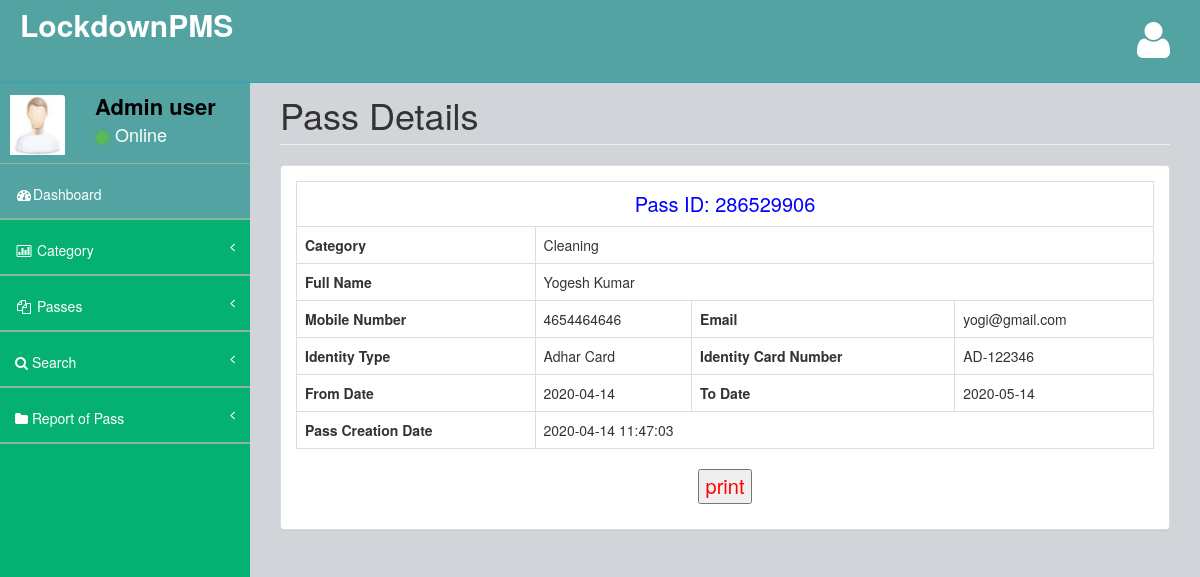
The app's page /admin/view-pass-detail.php?viewid=1 (signed in), older data.
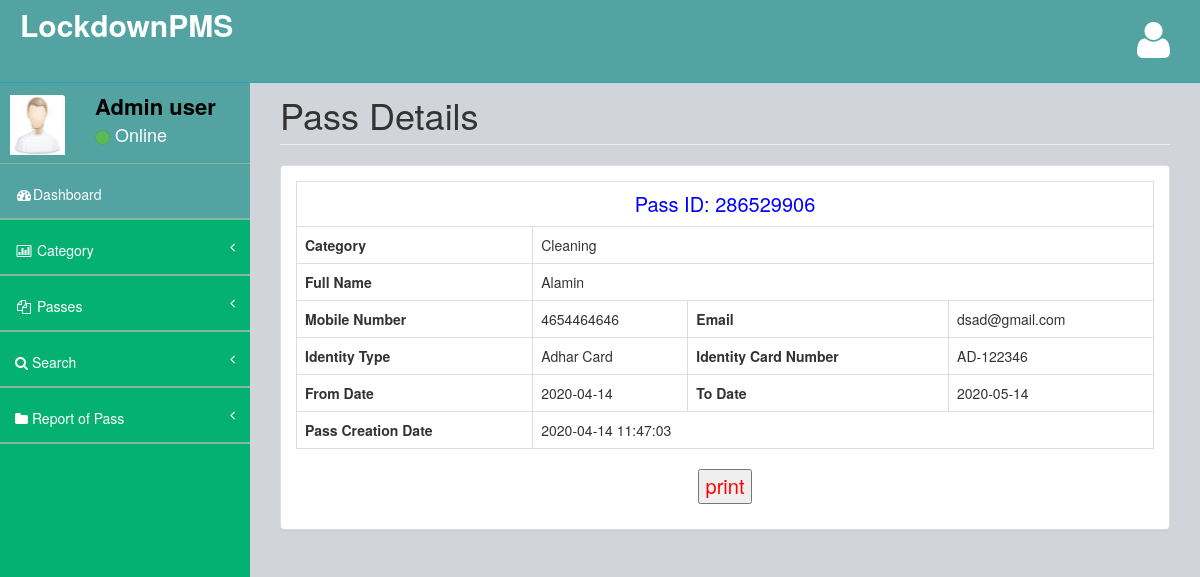
The same page, newer data.
### tables this page shows
CREATE TABLE `tblpass` (
  `ID` int(10) NOT NULL,
  `PassNumber` varchar(200) DEFAULT NULL,
  `FullName` varchar(200) DEFAULT NULL,
  `ContactNumber` bigint(10) DEFAULT NULL,
  `Email` varchar(200) DEFAULT NULL,
  `IdentityType` varchar(200) DEFAULT NULL,
  `IdentityCardno` varchar(200) DEFAULT NULL,
  `Category` varchar(100) DEFAULT NULL,
  `FromDate` varchar(200) DEFAULT NULL,
  `ToDate` varchar(200) DEFAULT NULL,
  `PasscreationDate` timestamp NULL DEFAULT current_timestamp()
);

### admin/view-pass-detail.php (the view, shortened to what this page needs)
<?php
if (strlen($_SESSION['cpmsaid']==0)) {
  header('location:logout.php');
  } else{
?>
<!DOCTYPE html>
<html>
<head>
    <link href="assets/plugins/bootstrap/bootstrap.css" rel="stylesheet" />
    <link href="assets/font-awesome/css/font-awesome.css" rel="stylesheet" />
    <link href="assets/plugins/pace/pace-theme-big-counter.css" rel="stylesheet" />
   <link href="assets/css/style.css" rel="stylesheet" />
      <link href="assets/css/main-style.css" rel="stylesheet" />
</head>
<body>
    <div id="wrapper">
      <?php include_once('includes/header.php');?>
        <?php include_once('includes/sidebar.php');?>
          <div id="page-wrapper">
            <div class="row">
                <div class="col-lg-12">
                    <h1 class="page-header">Pass Details</h1>
                </div>
            </div>
            <div class="row">
                <div class="col-lg-12">
                    <div class="panel panel-default">
                        <div class="panel-body">
                            <div class="row" id="divToPrint">
                                <div class="col-lg-12">
                                   <?php
$vid=$_GET['viewid'];
$sql="SELECT * from  tblpass where ID=$vid";
$query = $dbh -> prepare($sql);
$query->execute();
$results=$query->fetchAll(PDO::FETCH_OBJ);
$cnt=1;
if($query->rowCount() > 0)
{
foreach($results as $row)
{               ?>
                                    <table border="1" class="table table-bordered" >
                                    <tr align="center">
<td colspan="6" style="font-size:20px;color:blue">
 Pass ID: <?php  echo ($row->PassNumber);?></td></tr>
   <tr>
        <th scope>Category</th>
    <td colspan="3"><?php  echo ($row->Category);?></td>
  </tr>
  <tr>
    <th scope>Full Name</th>
    <td colspan="3"><?php  echo ($row->FullName);?></td>
  </tr>
  <tr>
    <th scope>Mobile Number</th>
    <td><?php  echo ($row->ContactNumber);?></td>
    <th scope>Email</th>
    <td><?php  echo ($row->Email);?></td>
  </tr>
<tr>
    <th scope>Identity Type</th>
    <td><?php  echo ($row->IdentityType);?></td>
    <th scope>Identity Card Number</th>
    <td><?php  echo ($row->IdentityCardno);?></td>
  </tr>
<tr>
    <th scope>From Date</th>
    <td><?php  echo ($row->FromDate);?></td>
    <th scope>To Date</th>
    <td><?php  echo ($row->ToDate);?></td>
  </tr>
  <tr>
    <th scope>Pass Creation Date</th>
    <td colspan="3"><?php  echo ($row->PasscreationDate);?></td>
  </tr>
   <?php $cnt=$cnt+1;}} ?>
   </table>
   <p style="text-align: center;font-size: 20px;color: red">
  <input type="button" value="print" onclick="PrintDiv();" /></p>
                                </div>
                            </div>
                        </div>
                    </div>
                </div>
            </div>
        </div>
    </div>
</body>
</html>
<?php }  ?>

Row changes from the older to the newer data that the page shows:
changed tblpass "Cleaning": FullName "Yogesh Kumar" → "Alamin"; Email "yogi@gmail.com" → "dsad@gmail.com"
